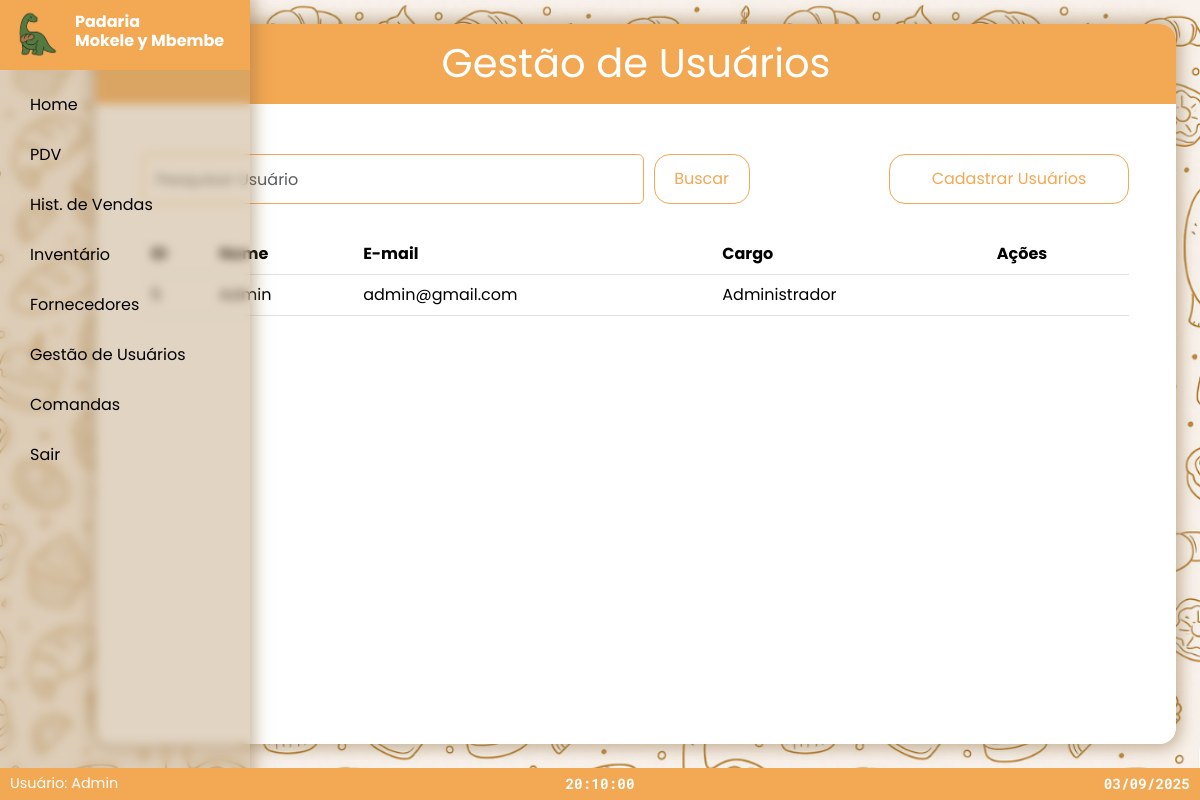
Screenshot of /view/usuarios.php (signed in) with the database file from the repository.
### tables this page shows
CREATE TABLE `usuarios` (
  `id_usuario` int(11) NOT NULL,
  `nome_usuario` varchar(255) NOT NULL,
  `CPF` varchar(20) NOT NULL,
  `email` varchar(100) NOT NULL,
  `senha` varchar(255) NOT NULL,
  `id_cargo` int(11) NOT NULL
);

### controller/permissions/permission.php (called while the page is built, shortened)
<?php
$permissoes = [
    2 => ["pdv.php", "comandas.php"],
    3 => ["itens.php", "fornecedores.php"]
];
function verificar_permissao($id, string $pagina = null): bool {
    if ($id == 1) {
        return true;
    }
    global $permissoes;
    $pagina = $pagina ?? basename($_SERVER["PHP_SELF"]);
    return isset($permissoes[$id]) && in_array($pagina, $permissoes[$id], true);
}
?>

### controller/usuarios/controllerUsuario.php (called while the page is built, shortened)
<?php
require_once __DIR__ ."/../../conexao.php";
function buscar_usuario(): array {
    global $con;
    $sql = "SELECT * FROM usuarios ORDER BY id_usuario";
    $stmt = $con->prepare($sql);
    $stmt->execute();
    return $usuarios = $stmt->fetchAll(PDO::FETCH_ASSOC);
}
function pesquisar_usuario(): array{
    if (!isset($_POST["busca"]) || empty(trim($_POST["busca"]))) {
        return buscar_usuario();
    }
    $stmt->execute();
    return $stmt->fetchAll(PDO::FETCH_ASSOC);
}

### view/usuarios.php (the view, shortened to what this page needs)
<?php
require_once __DIR__ . "/../controller/permissions/permission.php";
require_once __DIR__ . "/../controller/usuarios/controllerUsuario.php";
$usuarios = pesquisar_usuario();
$cargosMapa = [
    1 => "Administrador",
    2 => "Caixa",
    3 => "Controlador de Estoque",
];
?>
<!DOCTYPE html>
<html lang="pt-br">
<head>
     <link rel="stylesheet" href="../bootstrap/css/bootstrap.min.css">
    <link rel="stylesheet" href="../src/css/padrao.css">
    <link rel="stylesheet" href="../src/css/listaPadrao.css">
</head>
<body>
<?= include "./partials/sidebar.php" ?>
    <main class="container">
        <div class="nomePag">
            <h1>Gestão de Usuários</h1>
        </div>
        <div class="tabela">
            <div class="interacao">
                <div class="busca">
                    <form action="usuarios.php" style="padding: 0" class="d-flex" method="POST">
                        <input type="text" name="busca" class="form-control" placeholder="Pesquisar Usuário">
                        <button class="btn btn-outline-warning" type="submit">Buscar</button>
                    </form>
                </div>
                <div class="cadastro">
                    <button class="btn btn-outline-warning" onclick="document.getElementById('criarPopup').showModal()">Cadastrar Usuários</button>
                </div>
            </div>
            <table class="table">
                <thead>
                    <th>ID</th>
                    <th>Nome</th>
                    <th>E-mail</th>
                    <th>Cargo</th>
                    <th>Ações</th>
                </thead>
                <tbody>
                    <?php foreach ($usuarios as $usuario): ?>
                        <tr>
                            <td><?php echo $usuario["id_usuario"]; ?></td>
                            <td><?php echo $usuario["nome_usuario"]; ?></td>
                            <td><?php echo $usuario["email"]; ?></td>
                            <td><?php echo $cargosMapa[
                                $usuario["id_cargo"]
                            ]; ?></td>
                            <td>
                            </td>
                        </tr>
                    <?php endforeach; ?>
                </tbody>
            </table>
        </div>
    </main>
    <?= include "./partials/footer.html" ?>
</body>
</html>

### src/css/padrao.css (style rules this page uses)
* { margin: 0; padding: 0; box-sizing: border-box; font-family: var(--fonte-principal); }
body { background-image: url(../img/mokele-general-bg.png); background-size: cover; background-position: center; background-repeat: no-repeat; height: 100vh; width: 100%; }
main { display: flex; justify-content: center; align-items: center; background-color: var(--cor-fundo); padding: var(--espaco-padrao); border-radius: var(--radius); position: absolute; top: 48%; left: 53%; transform: translate(-50%, -50%); height: 90vh; max-height: 95vh; box-shadow: var(--sombra); }
main form { padding: 20px; width: 100%; }
main input { width: 100%; height: 2.7em; padding: 0 20px; border-radius: var(--radius); border: 1px solid var(--cor-secundaria); font-size: 1rem; color: var(--cor-texto); margin-bottom: 20px; }
main input::placeholder { color: var(--cor-secundaria); opacity: 0.7; }
form button { width: 100%; height: 2.5em; margin: 20px 0; background-color: var(--cor-primaria); color: var(--cor-fundo); border: none; border-radius: var(--radius); font-size: 1.2em; font-weight: bold; cursor: pointer; transition: 0.3s ease-in-out; }
#usuFooter { display: flex; align-items: center; font-weight: normal; }
.form-control { border-color: var(--cor-primaria); }
.btn-outline-warning { color: var(--cor-primaria); border-color: var(--cor-primaria); }
#footerPagina { position: fixed; bottom: 0; left: 0; width: 100%; background-color: var(--cor-primaria); color: white; display: flex; justify-content: space-between; align-items: center; padding: 5px 10px; font-size: 0.9rem; z-index: 1000; }
#horaAtual { position: absolute; left: 50%; top: 50%; transform: translate(-50%, -50%); }
#horaAtual, #dataAtual { font-family: "Roboto Mono", monospace; font-weight: bold; }

### src/css/listaPadrao.css (style rules this page uses)
main.container { display: flex; flex-direction: column; justify-content: start; width: 90%; padding: 0; }
.nomePag { background-color: var(--cor-primaria); width: 100%; height: 80px; color: white; text-align: center; padding-top: 15px; padding-bottom: 30px; border-radius: 16px 16px 0 0; margin-bottom: 30px; }
.tabela { overflow-y: auto; width: 95%; height: 100%; padding: 20px; }
.interacao { display: flex; flex-direction: row; justify-content: space-between; margin-bottom: 30px; }
.busca { display: flex; flex-direction: row; width: 80%; height: 50px; }
.busca .btn, .busca .form-control { height: 100%; }
.busca .btn { margin-left: 10px; margin-top: 0px; }
.cadastro { width: 50%; display: flex; justify-content: right; }
.cadastro .btn { width: 240px; }
.btn { border-radius: 16px; width: 7rem; height: 3.1rem; }

### src/css/variaveis.css (style rules this page uses)
:root { --cor-primaria: #f3a853; --cor-primaria-escura: #bc8647; --cor-primaria-clara: #f6b76f; --cor-secundaria: #967345; --cor-fundo: #fff; --cor-fundo-secundario: #f9f9f9; --cor-texto: #222; --cor-botao-cancelar: #fff; --cor-botao-cancelar-borda: #f3a853; --cor-link: #967345; --ativo: #4dab13; --atencao: #e93737; --radius: 16px; --sombra: 0 0px 15px 5px #96734580; --fonte-principal: Poppins, sans-serif; --espaco-padrao: 20px; }

### rows the page displays
usuarios: id_usuario "5", nome_usuario "Admin", email "admin@gmail.com", id_cargo "Administrador"

### other values shown
include "./partials/footer.html" "Usuário: Admin 20:10:00 03/09/2025"
